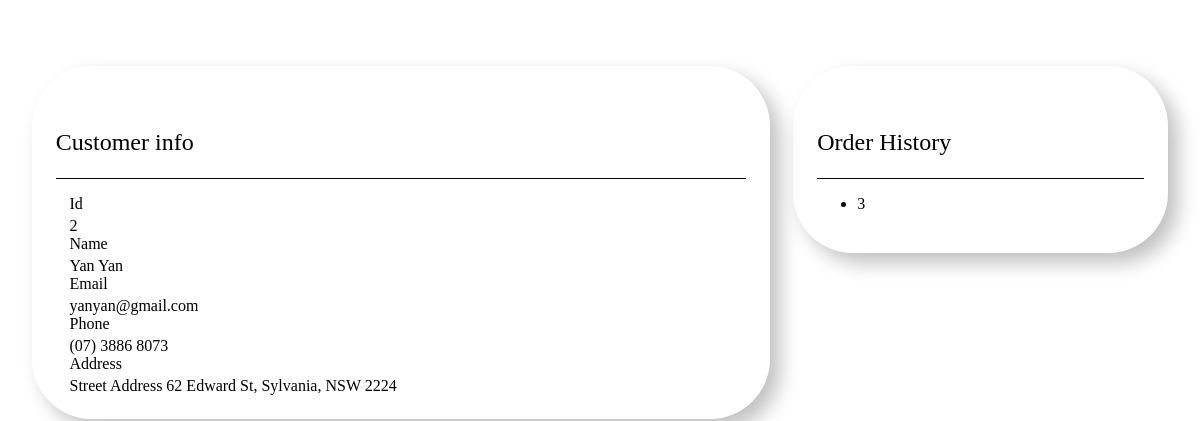
/manageCustomer?id=2, run on the app's committed database.
### db.py (models this page shows, shortened)
class User(db.Model):
    id = db.Column(db.Integer, primary_key=True)
    U_id = db.Column(db.Integer, nullable=False)
    token = db.Column(db.String(200), nullable=False)
    nickname = db.Column(db.String(50))
    is_online = db.Column(db.Boolean)
    email = db.Column(db.String(50), unique=True, nullable=False)
    password = db.Column(db.String(50), nullable=False)
    address = db.Column(db.String(100))
    mobile = db.Column(db.String(20))

### server.py (the view)
@app.route('/manageCustomer',methods=['GET'])
def manageCustomer():
    token = request.args.get("token")
    id = request.args.get("id")
    user = User.query.filter_by(U_id = int(id)).first()
    customer = user_to_dict(user)
    return render_template("/Haowei/admin/manage_customer.html",customer=customer)

### db.py (called while the page is built)
def user_to_dict(user):
    orders = Order.query.filter_by(U_id=user.U_id).all()
    o_ids = []
    for order in orders:
        o_ids.append(order.id)
    o_ids.sort(reverse=True)
    return {"id": user.U_id, "address": user.address, "orders": o_ids, "name": user.nickname,
            "email": user.email, "phone": user.mobile}

### templates/Haowei/admin/manage_customer.html (shortened to what this page needs)
<div class="content_wrapper">
    <div class="left_column">
        <div class="product_info">
            <h1>Customer info</h1>
            <form>
                <label for="id">Id</label>
                <div id="id">{{customer['id']}}</div>
                <label for="name">Name</label>
                <div>{{customer['name']}}</div>
                <label for="email">Email</label>
                <div>{{customer['email']}}</div>
                <label for="phone">Phone</label>
                <div>{{customer['phone']}}</div>
                <label for="address">Address</label>
                <div>{{customer['address']}}</div>
            </form>
        </div>
    </div>
    <div class="right_column">
        <div class="collections">
            <h1>Order History</h1>
            <ul>
                {% for order in customer['orders'] %}
                    <li><a class="order_link" onclick="updateSection('manageOrder?id={{order}}')">{{order}}</a></li>
                {% endfor %}
            </ul>
        </div>
    </div>
</div>

### templates/Haowei/admin/manage_customer.html (style rules this page uses)
a.order_link { cursor: pointer; background: white; color: black; transition: 2s; }
div.content_wrapper { width: 100%; min-height: 100vh; display: flex; flex-wrap: wrap; box-sizing: border-box; gap: 2%; padding: 1.5% 2%; }
div.content_wrapper > div.left_column { width: 65%; box-sizing: border-box; }
div.content_wrapper > div.right_column { width: 33%; box-sizing: border-box; }
div.content_wrapper h1 { font-size: 1.5em; font-weight: 200; line-height: 3em; border-bottom: solid black 1px; }
div.product_info, div.collections, div.buttons, div.images { height: fit-content; box-sizing: border-box; box-shadow: 10px 10px 20px silver; padding: 3vh; border-radius: 5vw; margin: 5vh auto; }
form { margin: 0 0 0 2%; }
form label { font-size: 1em; font-weight: 100; margin: 0 0 4px 0; display: block; }

### data on the page
User: name "Yan Yan", email "yanyan@gmail.com", phone "(07) 3886 8073", address "Street Address 62 Edward St, Sylvania, NSW 2224"

### other printed values
{{ customer['id'] }} "2"
{{ order }} "3"
